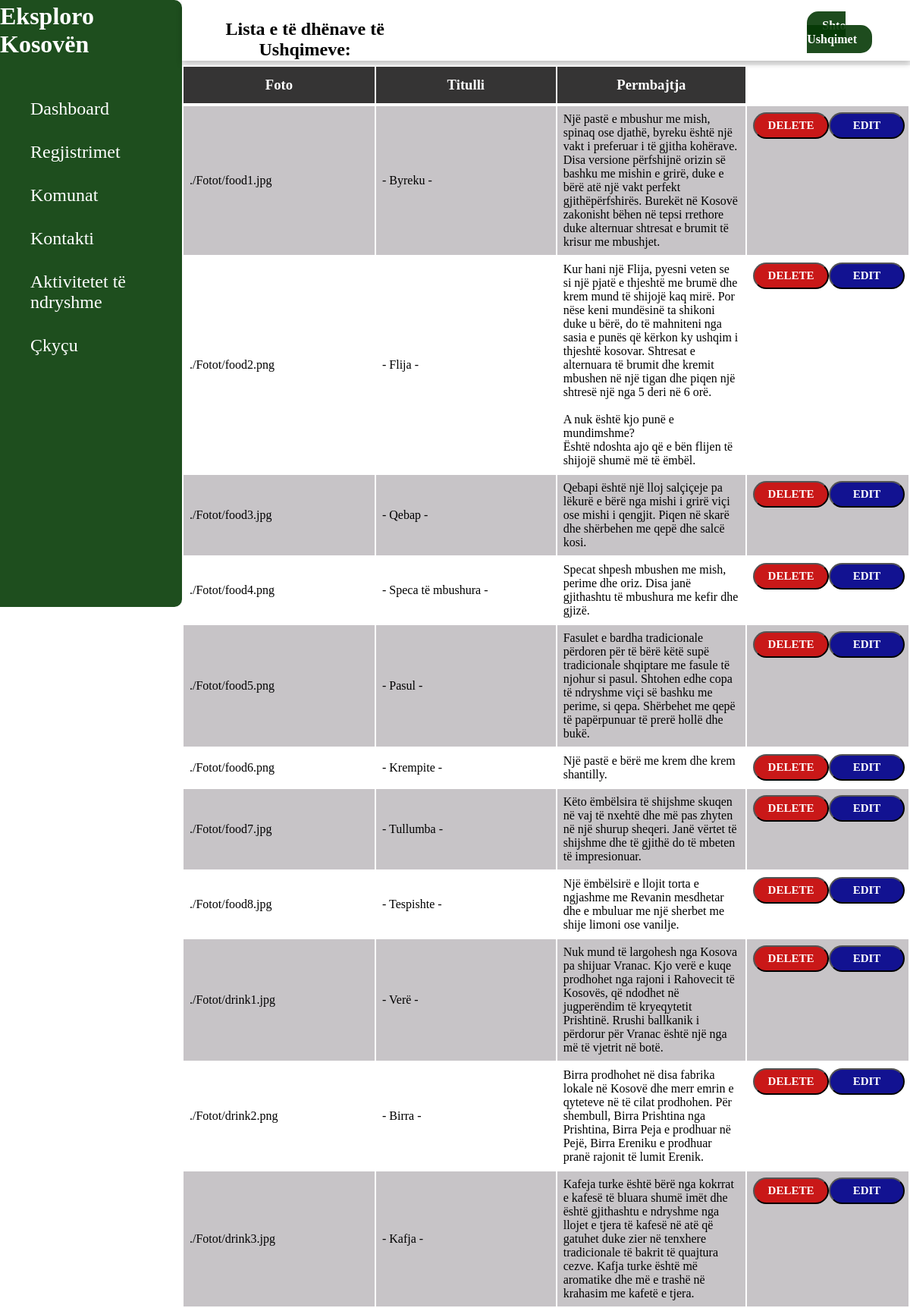
The page /dashboardUshqimet.php on the database its author committed.
### tables this page shows
CREATE TABLE `tableushqimet` (
  `id` int(11) NOT NULL,
  `image` varchar(255) NOT NULL,
  `title` varchar(255) NOT NULL,
  `body` varchar(10000) NOT NULL
);

### modelUshqimet.php (called while the page is built, shortened)
<?php
require_once ('databaseUshqimet.php');
class modelUshqimet{
    public $db;
    public function __construct($Id='',$image='', $title='',$body=''){
        $this->db = new Database;
    }
    public function readData(){
        $query = $this->db->pdo->query('SELECT * from tableushqimet');
        return $query->fetchAll();
    }
}
?>

### databaseUshqimet.php (called while the page is built, shortened)
<?php
class Database{
    public function __construct(){
        try{
            $link = new PDO('mysql:host=localhost;dbname=ushqimet', 'root','');
            $this->pdo = $link;
        }catch(PDOException $exception){
            die($exception->getMessage());
        }
    }
}
?>

### dashboardUshqimet.php (the view, shortened to what this page needs)
<?php
require_once ('modelUshqimet.php');
?>
<!DOCTYPE html>
<html>
    <head>
    <link rel="stylesheet" href ="css/dashboardUshqimet.css" />
    </head>
    <body>
    <div class="side-menu">
        <div class="brand-name">
            <h1>Eksploro Kosovën</h1>
        </div>
        <ul>
            <li><a href="dashboard.php" >Dashboard</a></li>
            <li><a href="dashboardRegister.php">Regjistrimet</a></li>
            <li><a href="dashboardKomunat.php">Komunat</a></li>
            <li><a href="kontaktiDashboard.php">Kontakti</a></li>
            <li><a href="menuDashboard">Aktivitetet të ndryshme</a></li>
            <li><a href="logout.php">Çkyçu</a></li>
        </ul>
    </div>
    <div class="container">
        <div class="header">
            <p>Lista e të dhënave të Ushqimeve:</p>
            <div class="btn-div">
                <a href="createUshqimet.php" class="btn">Shto Ushqimet</a>
            </div>
        </div>
        <br>
        <br>
    <div id="a1">
    <table >
            <tr>
              <th>Foto</th>
              <th>Titulli</th>
              <th>Permbajtja</th>
            </tr>
        <tr>
        <?php
            $sh = new modelUshqimet;
            $alltableushqimet = $sh->readData();
            foreach($alltableushqimet as $tableushqimet): ?>
              <tr>
                   <td><?php echo $tableushqimet['image'];?></td>
                   <td><?php echo $tableushqimet['title'];?></td>
                   <td><?php echo $tableushqimet['body'];?></td>
                  <td id='de'><a href="deleteUshqimet.php?id=<?php echo $tableushqimet['id'];?>"><button id="d">DELETE</button></a>
                  <a  href="editUshqimet.php?id=<?php echo $tableushqimet['id'];?>"><button id='e'>EDIT</button></td></a>
              </tr>
            <?php endforeach; ?>
        </tr>
    </table>
    </div>
</div>
</body>
</html>

### css/dashboardUshqimet.css (style rules this page uses)
* { margin: 0; padding: 0; box-sizing: border-box; font-family: 'Footlight MT Light'; }
body { min-height: 100vh; }
li a { list-style: none; text-decoration: none; color:white }
h1 { color: white }
.side-menu { position: fixed; background: #053a05e5; width: 20vw; min-height: 100vh; display: flex; flex-direction: column; border-radius: 0 10px 10px 0; }
.side-menu .brand-name { height: 10vh; display: flex; align-items: center; justify-content: center; margin-bottom: 30px; }
.side-menu li a { font-size: 24px; padding: 10px 40px; color: white; display: flex; align-items: center; margin-top: 10px; }
.container { position: absolute; right: 0; width: 80vw; height: 100vh; background: #f1f1f1; }
.container .header { position: fixed; top: 0; width: 80vw; height: 10vh; background: white; display: flex; justify-content: center; box-shadow: 0 4px 8px 0 rgba(0, 0, 0, 0.2); z-index: 1; padding-top: 15px; }
.btn-div { margin-top:10px; margin-left: 500px; }
.btn { background: #053805e5; color: white; padding: 10px 20px; text-align: center; border-radius: 15px; font-weight: bold; text-decoration: none; }
#a1 { display: flex; flex-direction: column; width: 100%; margin: 0 auto; background-color:white; margin-top: 50px; }
header, table { display: flex; flex-direction: column; width: 100%; min-height: 150px; margin: a auto; justify-content: center; align-items: center; }
p { text-align: center; font-size: 18pt; font-weight: bold; padding: 10px 0px; padding-bottom: 30px; }
button { background-color: white; width: 100px; height: 35px; border-radius: 30px; }
td { width: 300px; padding: 8px; }
th { background-color: rgb(53, 52, 52); color: white; padding: 13px; font-size: 14pt; }
#de { width: 60px; display: flex; justify-content: center; padding-right: 5px; width: 100%; }
#d { background-color: rgb(201, 24, 24); color: white; font-weight: bold; font-family: 'Copperplate Gothic Light'; font-size: 15px; }
#e { background-color: rgb(18, 18, 145); color: white; font-weight: bold; font-family: 'Copperplate Gothic Light'; font-size: 15px; }
tr:nth-child(odd) { background-color: rgb(199, 196, 199); }

### rows shown on the page
tableushqimet: image "./Fotot/food1.jpg", title "- Byreku -", body "Një pastë e mbushur me mish, spinaq ose djathë, byreku është një vakt i preferuar i të gjitha kohërave. Disa versione përfshijnë orizin së bashku me mishin e grirë, duke e bërë atë një vakt perfekt gjithëpërfshirës. Burekët në Kosovë zakonisht bëhen në tepsi rrethore duke alternuar shtresat e brumit të krisur me mbushjet."
tableushqimet: image "./Fotot/food2.png", title "- Flija -", body "Kur hani një Flija, pyesni veten se si një pjatë e thjeshtë me brumë dhe krem mund të shijojë kaq mirë. Por nëse keni mundësinë ta shikoni duke u bërë, do të mahniteni nga sasia e punës që kërkon ky ushqim i thjeshtë kosovar. Shtresat e alternuara të brumit dhe kremit mbushen në një tigan dhe piqen një shtresë një nga 5 deri në 6 orë. A nuk është kjo punë e mundimshme? Është ndoshta ajo që e bën flijen të shijojë shumë më të ëmbël."
tableushqimet: image "./Fotot/food3.jpg", title "- Qebap -", body "Qebapi është një lloj salçiçeje pa lëkurë e bërë nga mishi i grirë viçi ose mishi i qengjit. Piqen në skarë dhe shërbehen me qepë dhe salcë kosi."
tableushqimet: image "./Fotot/food4.png", title "- Speca të mbushura -", body "Specat shpesh mbushen me mish, perime dhe oriz. Disa janë gjithashtu të mbushura me kefir dhe gjizë."
tableushqimet: image "./Fotot/food5.png", title "- Pasul -", body "Fasulet e bardha tradicionale përdoren për të bërë këtë supë tradicionale shqiptare me fasule të njohur si pasul. Shtohen edhe copa të ndryshme viçi së bashku me perime, si qepa. Shërbehet me qepë të papërpunuar të prerë hollë dhe bukë."
tableushqimet: image "./Fotot/food6.png", title "- Krempite -", body "Një pastë e bërë me krem dhe krem shantilly."
tableushqimet: image "./Fotot/food7.jpg", title "- Tullumba -", body "Këto ëmbëlsira të shijshme skuqen në vaj të nxehtë dhe më pas zhyten në një shurup sheqeri. Janë vërtet të shijshme dhe të gjithë do të mbeten të impresionuar."
tableushqimet: image "./Fotot/food8.jpg", title "- Tespishte -", body "Një ëmbëlsirë e llojit torta e ngjashme me Revanin mesdhetar dhe e mbuluar me një sherbet me shije limoni ose vanilje."
tableushqimet: image "./Fotot/drink1.jpg", title "- Verë -", body "Nuk mund të largohesh nga Kosova pa shijuar Vranac. Kjo verë e kuqe prodhohet nga rajoni i Rahovecit të Kosovës, që ndodhet në jugperëndim të kryeqytetit Prishtinë. Rrushi ballkanik i përdorur për Vranac është një nga më të vjetrit në botë."
tableushqimet: image "./Fotot/drink2.png", title "- Birra -", body "Birra prodhohet në disa fabrika lokale në Kosovë dhe merr emrin e qyteteve në të cilat prodhohen. Për shembull, Birra Prishtina nga Prishtina, Birra Peja e prodhuar në Pejë, Birra Ereniku e prodhuar pranë rajonit të lumit Erenik."
tableushqimet: image "./Fotot/drink3.jpg", title "- Kafja -", body "Kafeja turke është bërë nga kokrrat e kafesë të bluara shumë imët dhe është gjithashtu e ndryshme nga llojet e tjera të kafesë në atë që gatuhet duke zier në tenxhere tradicionale të bakrit të quajtura cezve. Kafja turke është më aromatike dhe më e trashë në krahasim me kafetë e tjera."
